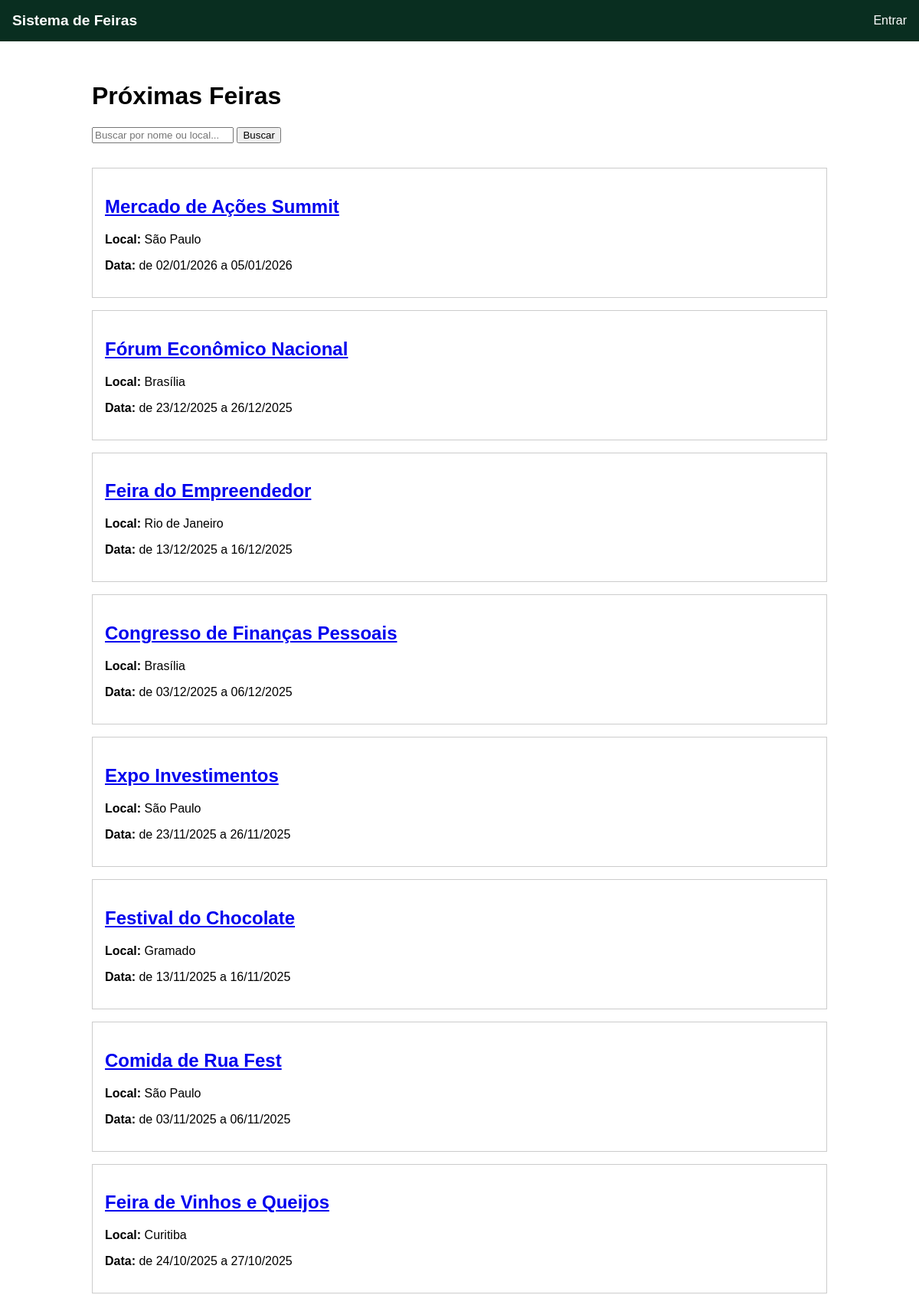
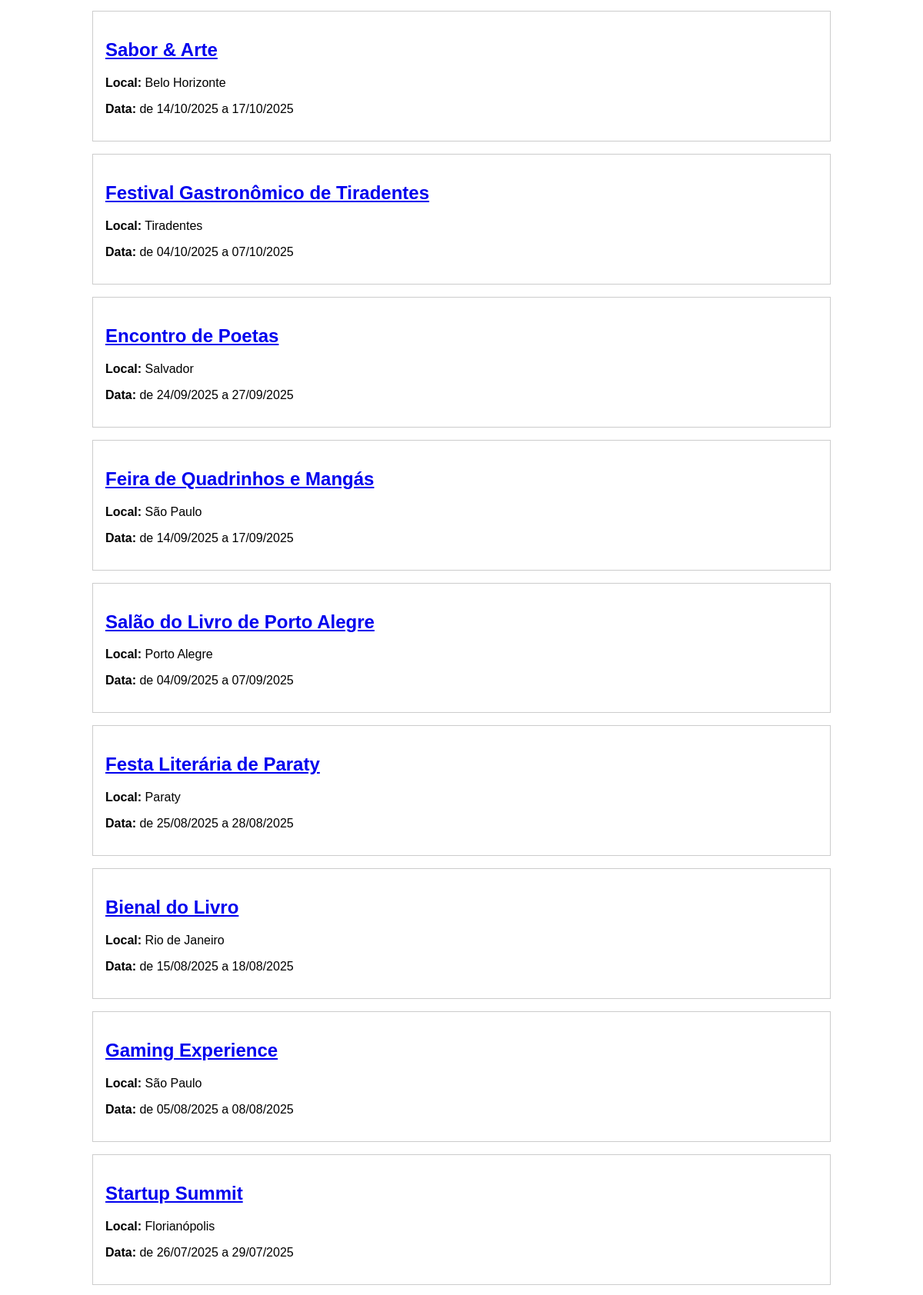
The page / (upper part) on the database its author committed (2 pictures, top to bottom).
### core/models.py (models this page shows, shortened)
class Feira(models.Model):
    nome = models.CharField(max_length=100)
    descricao = models.TextField()
    localidade = models.CharField(max_length=200)
    data_inicio = models.DateField()
    data_fim = models.DateField()

### core/views.py (the view)
# urls.py: path('', views.pagina_inicial, name='inicio'),
def pagina_inicial(request):
    busca = request.GET.get('busca', '')
    lista_de_feiras = Feira.objects.all().order_by('-data_inicio')
    if busca:
        lista_de_feiras = lista_de_feiras.filter(
            Q(nome__icontains=busca) | Q(localidade__icontains=busca)
        )
    context = {
        'feiras': lista_de_feiras,
        'busca': busca,  # Passa o termo de busca de volta para o template
    }
    return render(request, 'core/pagina_inicial.html', context)

### core/templates/core/pagina_inicial.html (shortened to what this page needs)
{% extends 'core/base.html' %}
{% block content %}
    <h1>Próximas Feiras</h1>
    <form method="get" action="{% url 'inicio' %}" style="margin-bottom: 2em;">
        <input type="text" name="busca" placeholder="Buscar por nome ou local..." value="{{ busca }}">
        <button type="submit">Buscar</button>
    </form>
    <div class="feiras-lista">
        {% for feira in feiras %}
            <div class="feira-item" style="border: 1px solid #ccc; padding: 1em; margin-bottom: 1em;">
                <h2><a href="{% url 'detalhes_feira' feira.id %}">{{ feira.nome }}</a></h2>
                <p><strong>Local:</strong> {{ feira.localidade }}</p>
                <p><strong>Data:</strong> de {{ feira.data_inicio|date:"d/m/Y" }} a {{ feira.data_fim|date:"d/m/Y" }}</p>
            </div>
        {% empty %}
            <p>Nenhuma feira encontrada com os critérios de busca.</p>
        {% endfor %}
    </div>
{% endblock %}

### core/templates/core/base.html (style rules this page uses)
body { font-family: sans-serif; margin: 0; }

### rows shown on the page
Feira: nome "Mercado de Ações Summit", localidade "São Paulo", data_inicio "02/01/2026", data_fim "05/01/2026"
Feira: nome "Fórum Econômico Nacional", localidade "Brasília", data_inicio "23/12/2025", data_fim "26/12/2025"
Feira: nome "Feira do Empreendedor", localidade "Rio de Janeiro", data_inicio "13/12/2025", data_fim "16/12/2025"
Feira: nome "Congresso de Finanças Pessoais", localidade "Brasília", data_inicio "03/12/2025", data_fim "06/12/2025"
Feira: nome "Expo Investimentos", localidade "São Paulo", data_inicio "23/11/2025", data_fim "26/11/2025"
Feira: nome "Festival do Chocolate", localidade "Gramado", data_inicio "13/11/2025", data_fim "16/11/2025"
Feira: nome "Comida de Rua Fest", localidade "São Paulo", data_inicio "03/11/2025", data_fim "06/11/2025"
Feira: nome "Feira de Vinhos e Queijos", localidade "Curitiba", data_inicio "24/10/2025", data_fim "27/10/2025"
Feira: nome "Sabor & Arte", localidade "Belo Horizonte", data_inicio "14/10/2025", data_fim "17/10/2025"
Feira: nome "Festival Gastronômico de Tiradentes", localidade "Tiradentes", data_inicio "04/10/2025", data_fim "07/10/2025"
Feira: nome "Encontro de Poetas", localidade "Salvador", data_inicio "24/09/2025", data_fim "27/09/2025"
Feira: nome "Feira de Quadrinhos e Mangás", localidade "São Paulo", data_inicio "14/09/2025", data_fim "17/09/2025"
Feira: nome "Salão do Livro de Porto Alegre", localidade "Porto Alegre", data_inicio "04/09/2025", data_fim "07/09/2025"
Feira: nome "Festa Literária de Paraty", localidade "Paraty", data_inicio "25/08/2025", data_fim "28/08/2025"
Feira: nome "Bienal do Livro", localidade "Rio de Janeiro", data_inicio "15/08/2025", data_fim "18/08/2025"
Feira: nome "Gaming Experience", localidade "São Paulo", data_inicio "05/08/2025", data_fim "08/08/2025"
Feira: nome "Startup Summit", localidade "Florianópolis", data_inicio "26/07/2025", data_fim "29/07/2025"
